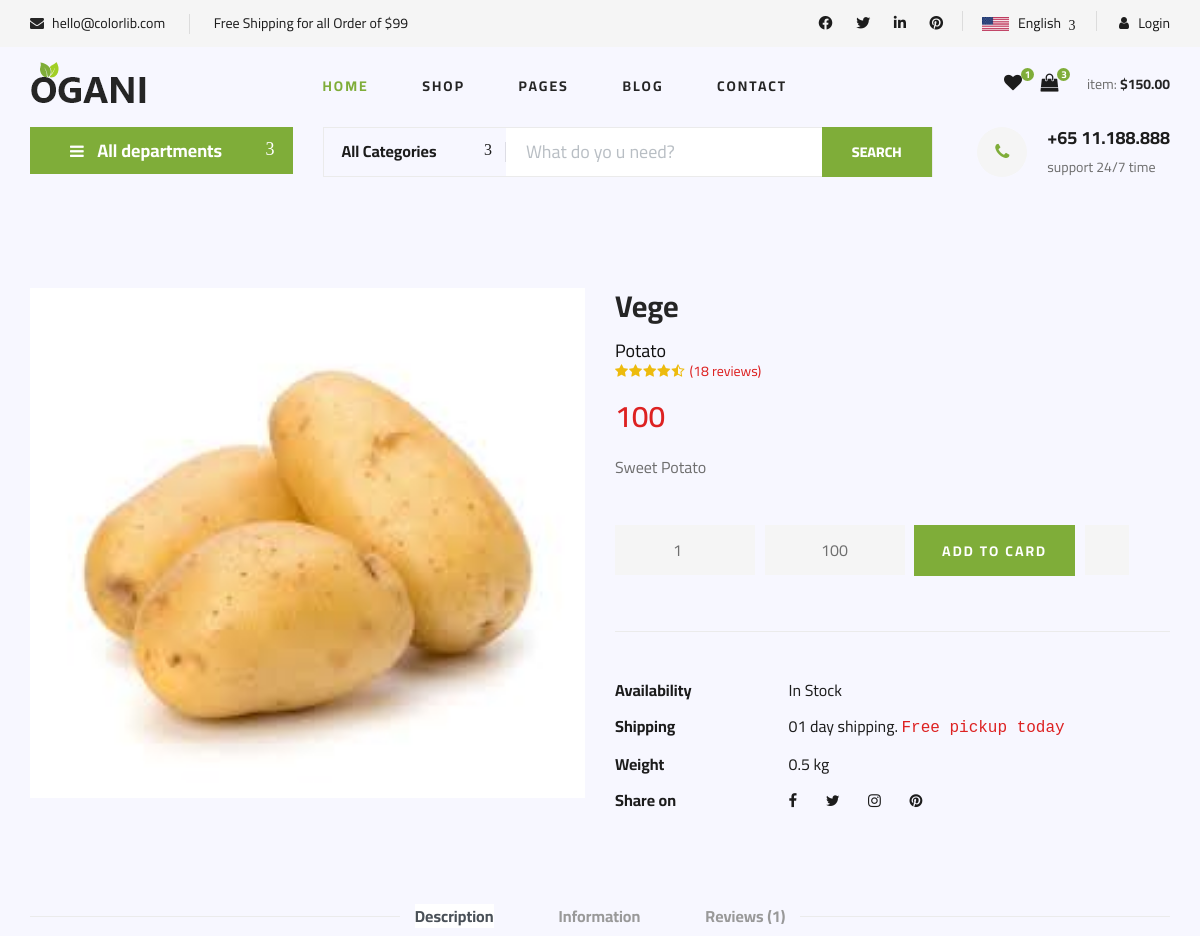
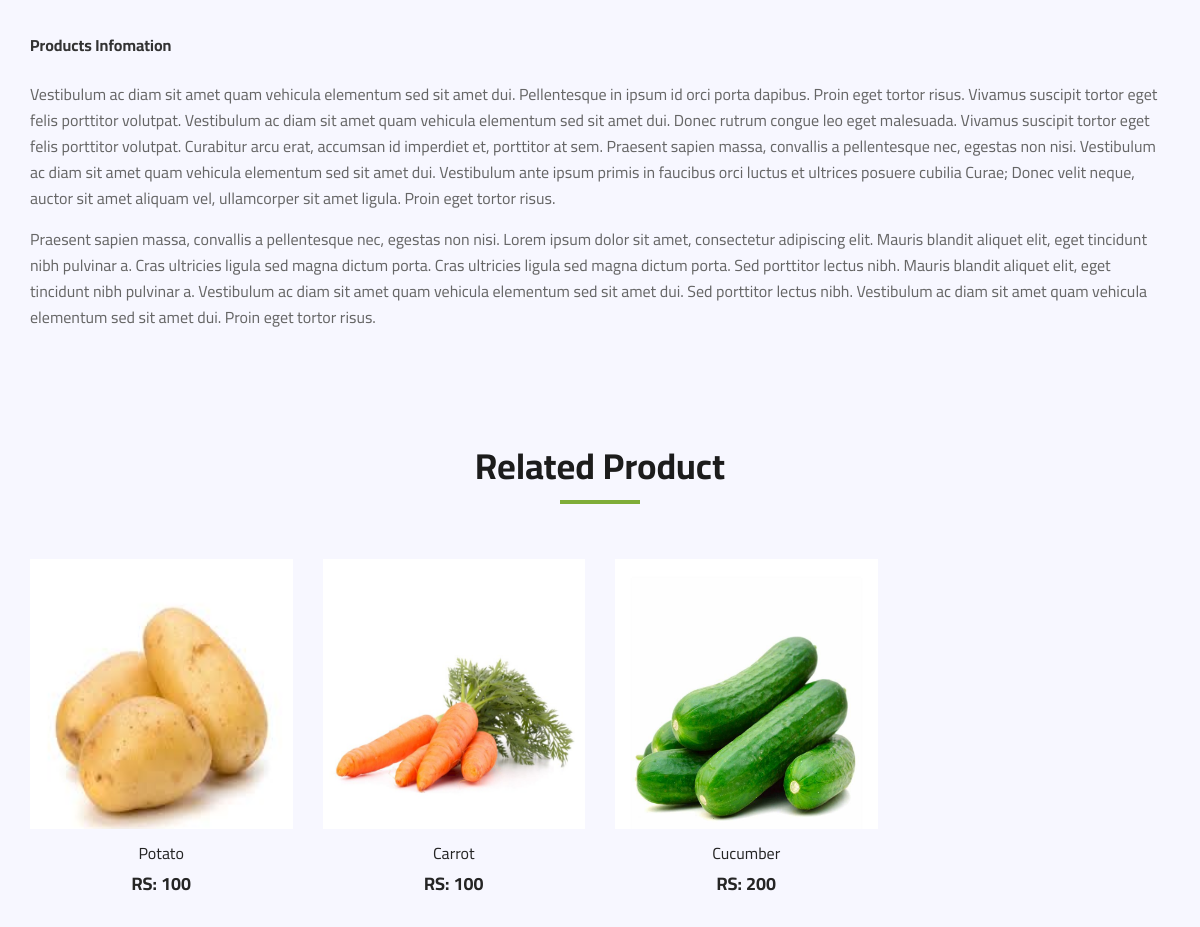
The page /MainLayout/ProductDetail.php?id=2 on the database its author committed (2 pictures, top to bottom).
### tables this page shows
CREATE TABLE `product` (
  `productId` int(11) NOT NULL,
  `name` varchar(225) NOT NULL,
  `price` bigint(20) NOT NULL,
  `description` varchar(225) NOT NULL,
  `prodImg` varchar(400) NOT NULL,
  `Category` int(11) NOT NULL,
  `status` int(11) NOT NULL
);

CREATE TABLE `category` (
  `categoryId` int(11) NOT NULL,
  `categoryName` varchar(225) NOT NULL,
  `categoryImg` varchar(500) NOT NULL
);

### MainLayout/ProductDetail.php (the view, shortened to what this page needs)
<?php include 'header.php'; ?>
<?php include 'connection.php'; ?>
<head>
    <link rel="stylesheet" href="assets/css/bootstrap.min.css" type="text/css">
    <link rel="stylesheet" href="assets/css/font-awesome.min.css" type="text/css">
    <link rel="stylesheet" href="assets/css/elegant-icons.css" type="text/css">
    <link rel="stylesheet" href="assets/css/nice-select.css" type="text/css">
    <link rel="stylesheet" href="assets/css/jquery-ui.min.css" type="text/css">
    <link rel="stylesheet" href="assets/css/owl.carousel.min.css" type="text/css">
    <link rel="stylesheet" href="assets/css/slicknav.min.css" type="text/css">
    <link rel="stylesheet" href="assets/css/style.css" type="text/css">
</head>
<section class="hero hero-normal">
        <div class="container">
            <div class="row">
                <div class="col-lg-3">
                    <div class="hero__categories">
                        <div class="hero__categories__all">
                            <i class="fa fa-bars"></i>
                            <span>All departments</span>
                        </div>
                    </div>
                </div>
                <div class="col-lg-9">
                    <div class="hero__search">
                        <div class="hero__search__form">
                            <form action="#">
                                <div class="hero__search__categories">
                                    All Categories
                                    <span class="arrow_carrot-down"></span>
                                </div>
                                <input type="text" placeholder="What do yo u need?">
                                <button type="submit" class="site-btn">SEARCH</button>
                            </form>
                        </div>
                        <div class="hero__search__phone">
                            <div class="hero__search__phone__icon">
                                <i class="fa fa-phone"></i>
                            </div>
                            <div class="hero__search__phone__text">
                                <h5>+65 11.188.888</h5>
                                <span>support 24/7 time</span>
                            </div>
                        </div>
                    </div>
                </div>
            </div>
        </div>
    </section>
<?php
      $ID = $_GET['id'];
      $query = "select * from product Inner join category on category.categoryId = product.Category
      where productId = $ID";
      $GetData = mysqli_query($con,$query);
      $res = mysqli_fetch_assoc($GetData);
      $catID = $res['Category'];
?>
<section class="product-details spad">
    <div class="container">
        <div class="row">
            <div class="col-lg-6 col-md-6">
                <div class="product__details__pic">
                    <div class="product__details__pic__item">
                        <img class="product__details__pic__item--large" src="<?= @$res['prodImg']; ?>" alt="">
                    </div>
                </div>
            </div>
            <div class="col-lg-6 col-md-6">
                <div class="product__details__text">
                    <h3> <?= @$res['categoryName'] ?> </h3>
                    <h5> <?= @$res['name'] ?> </h5>
                    <div class="product__details__rating">
                        <i class="fa fa-star"></i>
                        <i class="fa fa-star"></i>
                        <i class="fa fa-star"></i>
                        <i class="fa fa-star"></i>
                        <i class="fa fa-star-half-o"></i>
                        <span>(18 reviews)</span>
                    </div>
                    <div class="product__details__price" id = "price" onkeyup = "calc()" onclick = "calc()"><?= @$res['price'] ?></div>
                    <p><?= @$res['description']?></p>
                    <div class="product__details__quantity">
                        <div class="quantity">
                            <div class="pro-qty">
                                <input type="number" value="1" id = "qty" onkeyup = "calc(this)" onclick = "calc(this)" name = "pqty">
                            </div>
                        </div>
                    </div>
                    <div class="product__details__quantity">
                        <div class="quantity">
                            <div class="pro-qty">
                                <input type="text" id = "total" name = "ptotal" value = "<?= @$res['price'] ?>">
                            </div>
                        </div>
                    </div>
                    <a href="#" class="primary-btn">ADD TO CARD</a>
                    <a href="#" class="heart-icon"><span class="icon_heart_alt"></span></a>
                    <ul>
                        <li><b>Availability</b> <span>In Stock</span></li>
                        <li><b>Shipping</b> <span>01 day shipping. <samp>Free pickup today</samp></span></li>
                        <li><b>Weight</b> <span>0.5 kg</span></li>
                        <li><b>Share on</b>
                            <div class="share">
                                <a href="#"><i class="fa fa-facebook"></i></a>
                                <a href="#"><i class="fa fa-twitter"></i></a>
                                <a href="#"><i class="fa fa-instagram"></i></a>
                                <a href="#"><i class="fa fa-pinterest"></i></a>
                            </div>
                        </li>
                    </ul>
                </div>
            </div>
            <div class="col-lg-12">
                <div class="product__details__tab">
                    <ul class="nav nav-tabs" role="tablist">
                        <li class="nav-item">
                            <a class="nav-link active" data-toggle="tab" href="#tabs-1" role="tab"
                                aria-selected="true">Description</a>
                        </li>
                        <li class="nav-item">
                            <a class="nav-link" data-toggle="tab" href="#tabs-2" role="tab"
                                aria-selected="false">Information</a>
                        </li>
                        <li class="nav-item">
                            <a class="nav-link" data-toggle="tab" href="#tabs-3" role="tab"
                                aria-selected="false">Reviews <span>(1)</span></a>
                        </li>
                    </ul>
                    <div class="tab-content">
                        <div class="tab-pane active" id="tabs-1" role="tabpanel">
                            <div class="product__details__tab__desc">
                                <h6>Products Infomation</h6>
                                <p>Vestibulum ac diam sit amet quam vehicula elementum sed sit amet dui.
                                    Pellentesque in ipsum id orci porta dapibus. Proin eget tortor risus. Vivamus
                                    suscipit tortor eget felis porttitor volutpat. Vestibulum ac diam sit amet quam
                                    vehicula elementum sed sit amet dui. Donec rutrum congue leo eget malesuada.
                                    Vivamus suscipit tortor eget felis porttitor volutpat. Curabitur arcu erat,
                                    accumsan id imperdiet et, porttitor at sem. Praesent sapien massa, convallis a
                                    pellentesque nec, egestas non nisi. Vestibulum ac diam sit amet quam vehicula
                                    elementum sed sit amet dui. Vestibulum ante ipsum primis in faucibus orci luctus
                                    et ultrices posuere cubilia Curae; Donec velit neque, auctor sit amet aliquam
                                    vel, ullamcorper sit amet ligula. Proin eget tortor risus.</p>
                                <p>Praesent sapien massa, convallis a pellentesque nec, egestas non nisi. Lorem
                                    ipsum dolor sit amet, consectetur adipiscing elit. Mauris blandit aliquet
                                    elit, eget tincidunt nibh pulvinar a. Cras ultricies ligula sed magna dictum
                                    porta. Cras ultricies ligula sed magna dictum porta. Sed porttitor lectus
                                    nibh. Mauris blandit aliquet elit, eget tincidunt nibh pulvinar a.
                                    Vestibulum ac diam sit amet quam vehicula elementum sed sit amet dui. Sed
                                    porttitor lectus nibh. Vestibulum ac diam sit amet quam vehicula elementum
                                    sed sit amet dui. Proin eget tortor risus.</p>
                            </div>
                        </div>
                    </div>
                </div>
            </div>
        </div>
    </div>
</section>
<?php
    $querys = "select * from product where Category = $catID";
    $GetDatas = mysqli_query($con,$querys);
?>
<section class="related-product">
    <div class="container">
        <div class="row">
            <div class="col-lg-12">
                <div class="section-title related__product__title">
                    <h2>Related Product</h2>
                </div>
            </div>
        </div>
        <div class="row">
            <?php while($data = mysqli_fetch_assoc($GetDatas)){ echo " <div class='col-lg-3 col-md-4 col-sm-6'>"; ?>
            <div class="product__item">
                <div class="product__item__pic set-bg">
                    <img src="<?= $data['prodImg'] ?>" alt="related_imgaes" style = "width:300px;height:300px">
                </div>
                <div class="product__item__text">
                    <h6><a href="#"><?= @$data['name'] ?></a></h6>
                    <h5>RS: <?= @$data['price'] ?></h5>
                </div>
            </div>
            <?php echo "</div>"; } ?>
        </div>
    </div>
</section>

### MainLayout/assets/css/styles.css (style rules this page uses)
* { margin: 0px; padding: 0px; list-style: none; }
img { max-width: 100%; }
a { text-decoration: none; outline: none; color: #444; }
ul { margin-bottom: 0; padding-left: 0; }
a:hover, a:focus, input, textarea { text-decoration: none; outline: none; }
html, body { height: 100%; }
p { margin-bottom: 0px; width: 100%; }
::placeholder { color: #747f8a !important; font-size: 13px; opacity: .5 !important; }
h1, h2, h3, h4, h5, h6 { font-family: "mouse-500", Arial, Helvetica, sans-serif; }
body { background-color: #f7f7ff !important; font-family: "mouse-300", Arial, Helvetica, sans-serif; color: #6A6A6A; }
input, input::-webkit-input-placeholder { font-size: 18px; line-height: 3; }

### rows shown on the page
product: prodImg (picture), Category.categoryName "Vege", name "Potato", price "100", description "Sweet Potato", ptotal "100"
product: prodImg (picture), name "Carrot", price "100"
product: prodImg (picture), name "Cucumber", price "200"
